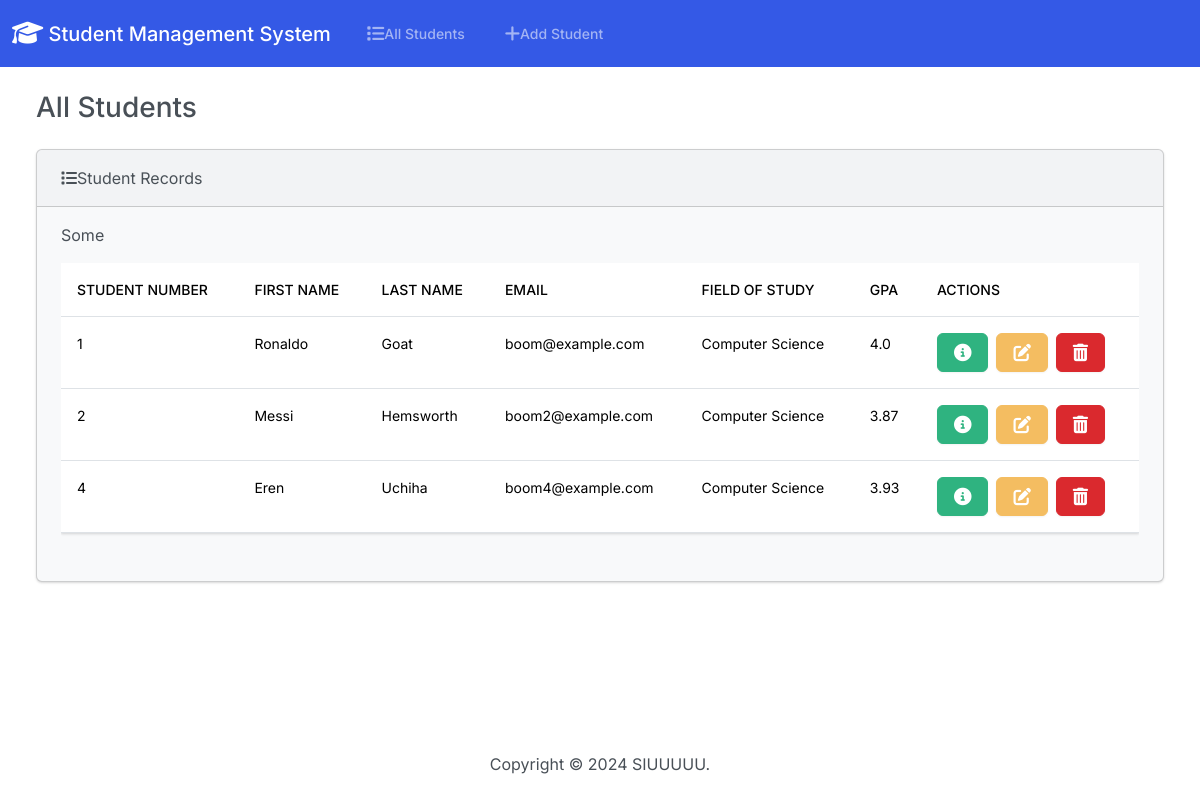
The page / on the database its author committed.
### students/models.py (models this page shows, shortened)
class Student(models.Model):
    student_number = models.PositiveIntegerField()
    first_name = models.CharField(max_length=50)
    last_name = models.CharField(max_length=50)
    email = models.EmailField(max_length=100)
    field_of_study = models.CharField(max_length=50)
    gpa = models.FloatField()

### students/views.py (the view)
# urls.py: path('',views.index, name='index'),
def index(request):
    return render(request, 'students/index.html',{
        'students': Student.objects.all()
    })

### students/templates/students/index.html (shortened to what this page needs)
{% extends "students/base.html" %}
{% block body %}
<h3 class="m-4"> All Students</h3>
<div class="row">
  <div class="col-12">
  {% if students %}
   <div class="card bg-light ms-4 me-4 mb-4">
  <div class="card-header"><i class="fa-solid fa-list"></i>Student Records</div>
  <div class="card-body">
    <p class="card-text">Some
    <div class="table-responsive">
    <table class="table table-hover">
  <thead>
    <tr>
      <th scope="col">Student Number</th>
      <th scope="col">First Name</th>
      <th scope="col">Last Name</th>
      <th scope="col">Email</th>
      <th scope="col">Field of Study</th>
      <th scope="col">GPA</th>
      <th scope="col">Actions</th>
    </tr>
  </thead>
  <tbody>
 {% for student in students  %}
 <tr>
 <td>{{student.student_number}}</td>
 <td>{{student.first_name}}</td>
 <td>{{student.last_name}}</td>
 <td>{{student.email}}</td>
 <td>{{student.field_of_study}}</td>
 <td>{{student.gpa}}</td>
 <td>
 <button type="button" class="btn btn-success me-1" href="{% url 'view_student' student.id%}" data-bs-toggle="modal" data-bs-target="#myModal{{student.id}}">
 </button>
<a class= "btn btn-warning me-1" href="{% url 'edit' student.id %}"></a>
<button type="button" class= "btn btn-danger" data-bs-toggle= "modal" data-bs-target="#delete{{student.id}}"></button>
 </td>
 </tr>
 {% endfor %}
  </tbody>
</table>
    </div>
    </p>
  </div>
</div>
  {% else %}
  <h5 class= "alert alert-primary ms-4 me-4"> No Record Found </h5>
  {% endif %}
  </div>
</div>
{% endblock %}

### students/templates/students/base.html (shortened to what this page needs)
{% load static %}
<!DOCTYPE html>
<html lang="en">
<head>
<link rel="stylesheet" href="https://cdnjs.cloudflare.com/ajax/libs/font-awesome/6.7.1/css/all.min.css">
<link href="{% static 'css/bootstrap.min.css' %}" rel="stylesheet">
<body class="d-flex flex-column min-vh-100">
<nav class="navbar navbar-expand-lg bg-primary" data-bs-theme="dark">
  <div class="container-fluid">
    <a class="navbar-brand" href="{%url 'index' %}"><i class="fa-solid fa-graduation-cap fa-lg"></i> Student Management System</a>
    <div class="collapse navbar-collapse" id="navbarColor01">
      <ul class="navbar-nav me-auto">
        <li class="nav-item">
          <a class="nav-link" href="{%url 'index' %}">All Students</a>
        </li>
        <li class="nav-item">
          <a class="nav-link" href="{%url 'add' %}">Add Student</a>
        </li>
      </ul>
    </div>
  </div>
</nav>
<div class="container-fluid">
{% block body %}
{% endblock %}
</div>
<footer class="mt-auto mb-4">
<div class="text-center">
<span>
  Copyright &copy; <script>document.write(new Date().getFullYear())</script> SIUUUUU.
</span>
</div>
</footer>
</body>
</head>
</html>

### rows shown on the page
Student: student_number "1", first_name "Ronaldo", last_name "Goat", email "boom@example.com", field_of_study "Computer Science", gpa "4.0"
Student: student_number "2", first_name "Messi", last_name "Hemsworth", email "boom2@example.com", field_of_study "Computer Science", gpa "3.87"
Student: student_number "4", first_name "Eren", last_name "Uchiha", email "boom4@example.com", field_of_study "Computer Science", gpa "3.93"
